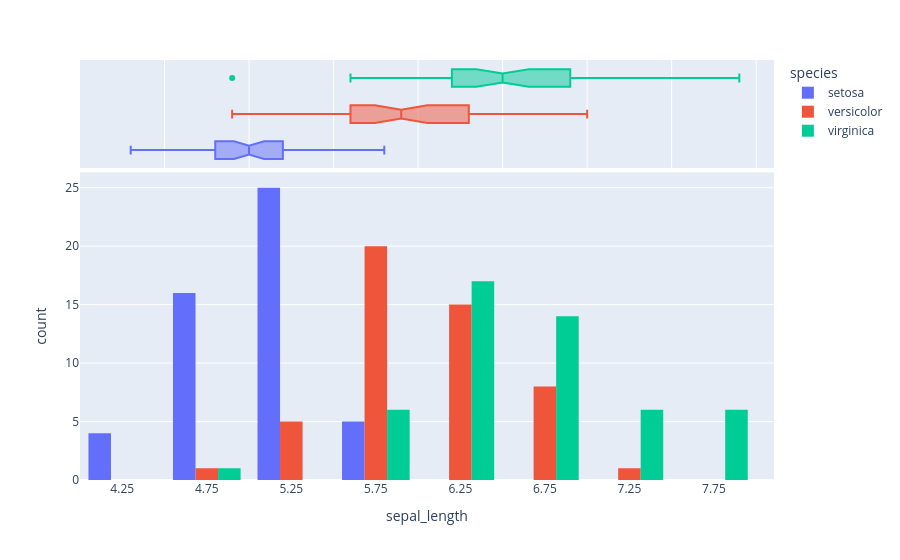

This figure's notebook cell:
### Code cell
px.histogram(df1, x='sepal_length', color='species', barmode='group', marginal='box') # to create a histogram using plotly express library with sepal_length on x-axis and color the bars based on the species column and set the barmode to 'group' to group the bars by species and add a box plot to the margins of the histogramS

### Figure 1 — Plotly figure (JSON) as saved in the notebook; plotly's stock layout.template omitted (floating-point values rounded to 4 significant figures)
{"data": [{"alignmentgroup": "True", "bingroup": "x", "hovertemplate": "species=setosa<br>sepal_length=%{x}<br>count=%{y}<extra></extra>", "legendgroup": "setosa", "marker": {"color": "#636efa", "pattern": {"shape": ""}}, "name": "setosa", "offsetgroup": "setosa", "orientation": "v", "showlegend": true, "type": "histogram", "x": [5.1, 4.9, 4.7, 4.6, 5.0, 5.4, 4.6, 5.0, 4.4, 4.9, 5.4, 4.8, 4.8, 4.3, 5.8, 5.7, 5.4, 5.1, 5.7, 5.1, 5.4, 5.1, 4.6, 5.1, 4.8, 5.0, 5.0, 5.2, 5.2, 4.7, 4.8, 5.4, 5.2, 5.5, 4.9, 5.0, 5.5, 4.9, 4.4, 5.1, 5.0, 4.5, 4.4, 5.0, 5.1, 4.8, 5.1, 4.6, 5.3, 5.0], "xaxis": "x", "yaxis": "y"}, {"alignmentgroup": "True", "hovertemplate": "species=setosa<br>sepal_length=%{x}<extra></extra>", "legendgroup": "setosa", "marker": {"color": "#636efa"}, "name": "setosa", "notched": true, "offsetgroup": "setosa", "showlegend": false, "type": "box", "x": [5.1, 4.9, 4.7, 4.6, 5.0, 5.4, 4.6, 5.0, 4.4, 4.9, 5.4, 4.8, 4.8, 4.3, 5.8, 5.7, 5.4, 5.1, 5.7, 5.1, 5.4, 5.1, 4.6, 5.1, 4.8, 5.0, 5.0, 5.2, 5.2, 4.7, 4.8, 5.4, 5.2, 5.5, 4.9, 5.0, 5.5, 4.9, 4.4, 5.1, 5.0, 4.5, 4.4, 5.0, 5.1, 4.8, 5.1, 4.6, 5.3, 5.0], "xaxis": "x2", "yaxis": "y2"}, {"alignmentgroup": "True", "bingroup": "x", "hovertemplate": "species=versicolor<br>sepal_length=%{x}<br>count=%{y}<extra></extra>", "legendgroup": "versicolor", "marker": {"color": "#EF553B", "pattern": {"shape": ""}}, "name": "versicolor", "offsetgroup": "versicolor", "orientation": "v", "showlegend": true, "type": "histogram", "x": [7.0, 6.4, 6.9, 5.5, 6.5, 5.7, 6.3, 4.9, 6.6, 5.2, 5.0, 5.9, 6.0, 6.1, 5.6, 6.7, 5.6, 5.8, 6.2, 5.6, 5.9, 6.1, 6.3, 6.1, 6.4, 6.6, 6.8, 6.7, 6.0, 5.7, 5.5, 5.5, 5.8, 6.0, 5.4, 6.0, 6.7, 6.3, 5.6, 5.5, 5.5, 6.1, 5.8, 5.0, 5.6, 5.7, 5.7, 6.2, 5.1, 5.7], "xaxis": "x", "yaxis": "y"}, {"alignmentgroup": "True", "hovertemplate": "species=versicolor<br>sepal_length=%{x}<extra></extra>", "legendgroup": "versicolor", "marker": {"color": "#EF553B"}, "name": "versicolor", "notched": true, "offsetgroup": "versicolor", "showlegend": false, "type": "box", "x": [7.0, 6.4, 6.9, 5.5, 6.5, 5.7, 6.3, 4.9, 6.6, 5.2, 5.0, 5.9, 6.0, 6.1, 5.6, 6.7, 5.6, 5.8, 6.2, 5.6, 5.9, 6.1, 6.3, 6.1, 6.4, 6.6, 6.8, 6.7, 6.0, 5.7, 5.5, 5.5, 5.8, 6.0, 5.4, 6.0, 6.7, 6.3, 5.6, 5.5, 5.5, 6.1, 5.8, 5.0, 5.6, 5.7, 5.7, 6.2, 5.1, 5.7], "xaxis": "x2", "yaxis": "y2"}, {"alignmentgroup": "True", "bingroup": "x", "hovertemplate": "species=virginica<br>sepal_length=%{x}<br>count=%{y}<extra></extra>", "legendgroup": "virginica", "marker": {"color": "#00cc96", "pattern": {"shape": ""}}, "name": "virginica", "offsetgroup": "virginica", "orientation": "v", "showlegend": true, "type": "histogram", "x": [6.3, 5.8, 7.1, 6.3, 6.5, 7.6, 4.9, 7.3, 6.7, 7.2, 6.5, 6.4, 6.8, 5.7, 5.8, 6.4, 6.5, 7.7, 7.7, 6.0, 6.9, 5.6, 7.7, 6.3, 6.7, 7.2, 6.2, 6.1, 6.4, 7.2, 7.4, 7.9, 6.4, 6.3, 6.1, 7.7, 6.3, 6.4, 6.0, 6.9, 6.7, 6.9, 5.8, 6.8, 6.7, 6.7, 6.3, 6.5, 6.2, 5.9], "xaxis": "x", "yaxis": "y"}, {"alignmentgroup": "True", "hovertemplate": "species=virginica<br>sepal_length=%{x}<extra></extra>", "legendgroup": "virginica", "marker": {"color": "#00cc96"}, "name": "virginica", "notched": true, "offsetgroup": "virginica", "showlegend": false, "type": "box", "x": [6.3, 5.8, 7.1, 6.3, 6.5, 7.6, 4.9, 7.3, 6.7, 7.2, 6.5, 6.4, 6.8, 5.7, 5.8, 6.4, 6.5, 7.7, 7.7, 6.0, 6.9, 5.6, 7.7, 6.3, 6.7, 7.2, 6.2, 6.1, 6.4, 7.2, 7.4, 7.9, 6.4, 6.3, 6.1, 7.7, 6.3, 6.4, 6.0, 6.9, 6.7, 6.9, 5.8, 6.8, 6.7, 6.7, 6.3, 6.5, 6.2, 5.9], "xaxis": "x2", "yaxis": "y2"}], "layout": {"barmode": "group", "legend": {"title": {"text": "species"}, "tracegroupgap": 0}, "margin": {"t": 60}, "xaxis": {"anchor": "y", "domain": [0, 1], "title": {"text": "sepal_length"}}, "xaxis2": {"anchor": "y2", "domain": [0, 1], "matches": "x", "showgrid": true, "showticklabels": false}, "yaxis": {"anchor": "x", "domain": [0, 0.7326], "title": {"text": "count"}}, "yaxis2": {"anchor": "x2", "domain": [0.7426, 1], "matches": "y2", "showgrid": false, "showline": false, "showticklabels": false, "ticks": ""}}}
